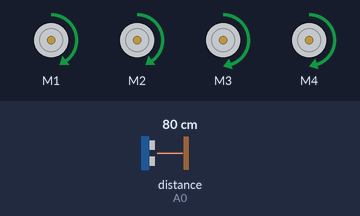
Recording of a sketch running on a simulated Arduino Uno, built with avr-gcc and run on an emulated ATmega328P. Shown: 4 × DC motor (green arrow = forward, orange = backward, longer = faster). Wiring (inferred from the names in the program): ultrasonic range finder: trigger pin 2; echo A0. The test bench sets the inputs (shaded band); at power-on: distance to the obstacle (sensor on A0) 80 cm. The echo pulse lasts 58.3 µs per cm; random numbers use the default seed unless the sketch sets one.

Above: at 1.2 s.
1.3 s: distance to the obstacle (sensor on A0) set to 24 cm
2.8 s: distance to the obstacle (sensor on A0) set to 19 cm
At 3.9 s:
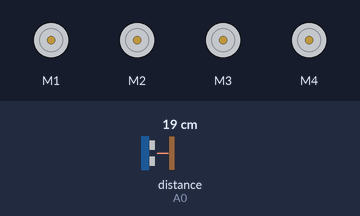
At 6.1 s:
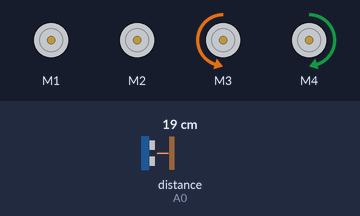
Timing chart, 0 to 13.3 s (numbered marks = the images above; inputs shaded):
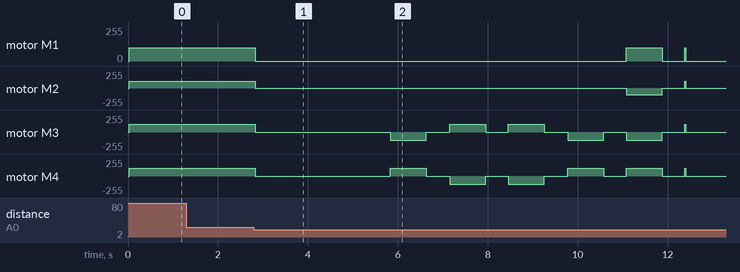

Measured:
- the behaviour switches between 22 and 21 cm on distance to the obstacle (sensor on A0) (found by bisection; images 0 and 1)
- after the input at 1.3 s, every drawn part: stays the same
- after the input at 2.8 s, motor M1: forward 100/255 → stopped at once, → forward 100/255 8.3 s later, → stopped 0.80 s later; motor M2: forward 100/255 → stopped at once, → backward 100/255 8.3 s later, → stopped 0.80 s later

The sketch:

robotcode.ino
```cpp
#include <AFMotor.h>   //Download and Install AFMotor.h Library

AF_DCMotor motor1(1);
AF_DCMotor motor2(2);
AF_DCMotor motor3(3);
AF_DCMotor motor4(4);

int trigpin = 2;
int echopin = A0;
int pingtraveltime;
int distance;
String directions[] = {"left", "right"};

int motorspeed = 100;
int stoppingdelay = 2000;
String readString;

void setup() {
  Serial.begin(9600);
  pinMode(trigpin, OUTPUT);
  pinMode(echopin, INPUT);
  motor1.setSpeed(motorspeed);   //Set Motor Speed
  motor2.setSpeed(motorspeed);
  motor3.setSpeed(motorspeed + 20);
  motor4.setSpeed(motorspeed + 20);
}

void sendbeam(){
   digitalWrite(trigpin, LOW);
   delayMicroseconds(10);
   digitalWrite(trigpin, HIGH);
   delayMicroseconds(10);
   digitalWrite(trigpin, LOW);
   pingtraveltime = pulseIn(echopin, HIGH);
   delay(25);
   distance = (pingtraveltime * 0.034) / 2;
}

void Forward(){
    motor1.run(FORWARD);
    motor2.run(FORWARD);
    motor3.run(FORWARD);
    motor4.run(FORWARD);
}


void rotateright(int del){
    motor1.run(BACKWARD);
    motor2.run(FORWARD);
    motor3.run(FORWARD);
    motor4.run(BACKWARD);
    delay(del);
    Stop(500);
}

void rotateleft(int del){
    motor1.run(FORWARD);
    motor2.run(BACKWARD);
    motor3.run(BACKWARD);
    motor4.run(FORWARD);
    delay(del);
    Stop(500);
}

void tiltright(int del){
    motor1.run(RELEASE);
    motor2.run(RELEASE);
    motor3.run(FORWARD);
    motor4.run(BACKWARD);
    delay(del);
    Stop(500);
}

void tiltleft(int del){
    motor1.run(RELEASE);
    motor2.run(RELEASE);
    motor3.run(BACKWARD);
    motor4.run(FORWARD);
    delay(del);
    Stop(500);
}

void Stop(int del){
    motor1.run(RELEASE);
    motor2.run(RELEASE);
    motor3.run(RELEASE);
    motor4.run(RELEASE);
    delay(del);
}

void choosedirection(String dir, int del){
  if(dir == "left")
  {
    rotateleft(del);
  }

  if(dir == "right")
  {
    rotateright(del);
  }
}


void avoidancesequence(){
    tiltleft(800);
    sendbeam();
    int leftdistance = distance;
    tiltright(800);

    tiltright(800);
    sendbeam();
    int rightdistance = distance;
    tiltleft(800);

    if(leftdistance >= 100 and rightdistance >= 100){
        String randomdir = directions[random(0,1)];
        int randomdelay = random(400, 501);
        choosedirection(randomdir, randomdelay);
    }

    else if(leftdistance <= 30 and rightdistance <= 30){
        String randomdir = directions[random(0,1)];
        int randomdelay = random(790, 811);
        choosedirection(randomdir, randomdelay);
    }

    else if(leftdistance > rightdistance){
        String dir = "left";
        int randomdelay = random(400, 501);
        choosedirection(dir, randomdelay);
    }

    else if(leftdistance < rightdistance){
        String dir = "right";
        int randomdelay = random(400, 501);
        choosedirection(dir, randomdelay);
    }

    else if(leftdistance = rightdistance){
        String randomdir = directions[random(0,1)];
        int randomdelay = random(400, 501);
        choosedirection(randomdir, randomdelay);
    }
}

void loop()
{
   digitalWrite(trigpin, LOW);
   delayMicroseconds(10);
   digitalWrite(trigpin, HIGH);
   delayMicroseconds(10);
   digitalWrite(trigpin, LOW);
   pingtraveltime = pulseIn(echopin, HIGH);
   delay(25);
   distance = (pingtraveltime * 0.034) / 2;
   //Serial.println(distance);
   if(distance <= 20){
      Stop(3000);
      avoidancesequence();
   }
   Forward();
}
```
